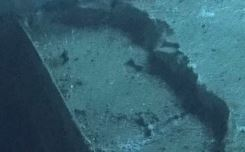
#> input picture Inputs/Images/ind_low.JPG, 245 x 152 px, found by its file name
$ python briskvid.py
#> lines starting #> are read from the running program, lines starting #| are printed output that depends on the picture; pictures that were not available may be replaced by others from this repository, and a replacement may not be noted
import cv2
import numpy as np
import time

start_time = time.time()
t = []
kp_list = []
fkp_list = []
matches_list = []
fps_list = []
prev_frame_time = 0
new_frame_time = 0

cap = cv2.VideoCapture('ind_low.mp4')
#create a Brute Force matcher object
bf = cv2.BFMatcher(cv2.NORM_L1, crossCheck=True)
#create an orb object
brisk = cv2.BRISK_create()

#import all the required images
img = cv2.imread('ind_low.JPG')
#> img is the input picture: shape (152, 245, 3); mean B, G, R 110.8, 97, 54.2


#convert them to grayscale
#this is required for future processes
gray= cv2.cvtColor(img, cv2.COLOR_BGR2GRAY)
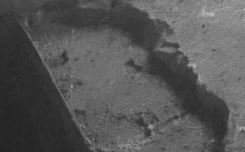
#> gray: shape (152, 245); min 33, max 199, mean 85.8


#get keypoints for each image using detect method using grayscale images
kp,des = brisk.detectAndCompute(gray,None)
#> kp = 48 keypoints; strongest (x, y, size): (188, 64, 14.5), (71, 86, 12.2), (175, 45, 24.6), (198, 81, 24.7)

FLANN_INDEX_LSH = 6
index_params= dict(algorithm = FLANN_INDEX_LSH,
                   table_number = 6, # 12
                   key_size = 12,     # 20
                   multi_probe_level = 1) #2
search_params = dict()

flann = cv2.FlannBasedMatcher(index_params,search_params)


while True:
    _,frame = cap.read()
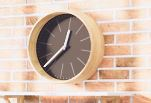
#> input picture Inputs/Images/ind_high.JPG, 151 x 103 px, given in place of ind_low.mp4, which was not available
#> frame is the input picture: shape (103, 151, 3); mean B, G, R 171.8, 188.2, 212.3
    if frame is not None:
        frame = cv2.resize(frame,None,fx=0.4,fy=0.4,interpolation=cv2.INTER_AREA)
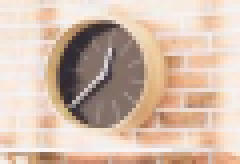
#> frame: shape (41, 60, 3) (shown 4 times larger); mean B, G, R 171.6, 188.1, 212.1
        fgray= cv2.cvtColor(frame, cv2.COLOR_BGR2GRAY)
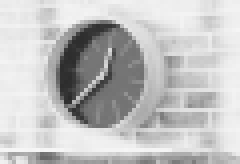
#> fgray: shape (41, 60) (shown 4 times larger); min 43, max 246, mean 193.4
        fkp,fdes = brisk.detectAndCompute(fgray,None)
#> fkp = 1 keypoints; (x, y, size): (25, 19, 8.4)
        matches = flann.match(des,fdes)
#> matches = 1 matches
        matches = sorted(matches, key=lambda x:x.distance)
        fin = cv2.drawMatches(img, kp, frame, fkp, matches, frame, flags=cv2.DrawMatchesFlags_NOT_DRAW_SINGLE_POINTS)
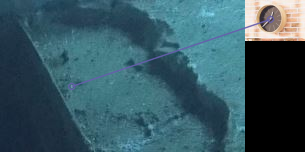
#> fin: shape (152, 305, 3); mean B, G, R 98.4, 87.7, 54.9
        kp_list.append(len(kp))
        fkp_list.append(len(fkp))
        matches_list.append(len(matches))
        t.append(time.time() - start_time)
        new_frame_time = time.time()
        fps = 1/(new_frame_time-prev_frame_time)
        prev_frame_time = new_frame_time
        fps = int(fps)
        fps_list.append([time.time() - start_time,fps])
        cv2.imshow('WEBCAM', fin)
    else:
        break
    c = cv2.waitKey(1)
#> (key Esc is pressed here)
    if c == 27:
        break

print("Tinitial: %s"%t[0])
print("Tfinal: %s"%(time.time() - start_time))
print('Average Train Image Keypoints: %d'%int(sum(kp_list)/len(kp_list)))
#| Average Train Image Keypoints: 48
print('Average Test Image Keypoints: %d'%int(sum(fkp_list)/len(fkp_list)))
#| Average Test Image Keypoints: 1
print('Average Matches: %d'%int(sum(matches_list)/len(matches_list)))
#| Average Matches: 1
np.savetxt("b_IL.csv",
           fps_list,
           delimiter =", ",
           fmt ='% s')
